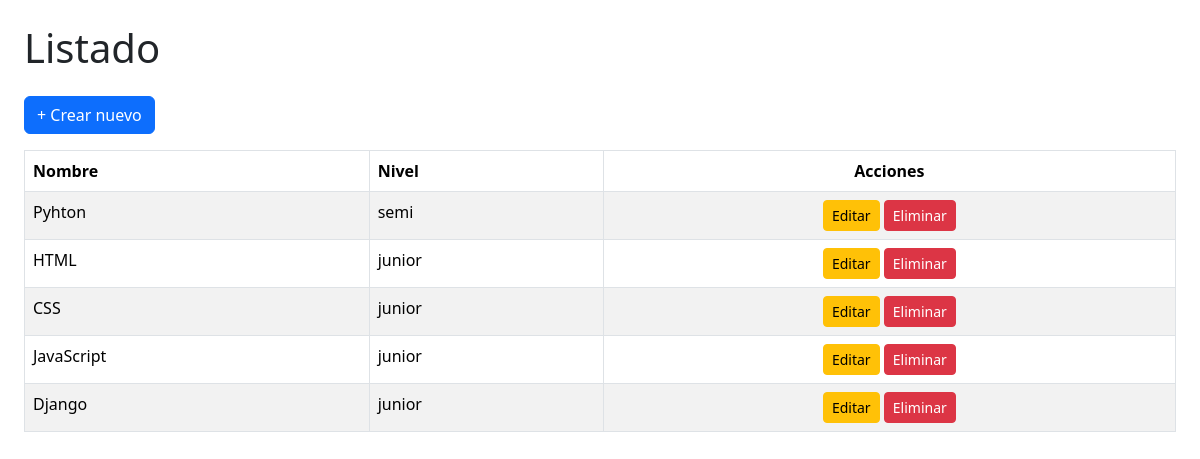
The app's page /lenguajes/ with its own data.
### app/models.py (models this page shows, shortened)
class Lenguaje(models.Model):
    nombre = models.CharField(max_length=100)
    nivel = models.CharField(max_length=20, choices=Habilidad.SENIORITY)

### app/views.py (the view)
# urls.py: path("lenguajes/", views.listar_lenguaje, name="lenguaje_listar"),
def listar_lenguaje(request):
    return listar(request, Lenguaje, "lenguajes/listar.html")

### app/templatetags/extras.py (called while the page is built)
@register.filter
def dictlookup(obj, key):
    return getattr(obj, key, "")

### app/views.py (called while the page is built)
def listar(request, modelo, template):
    datos = modelo.objects.all()
    campos = [f.name for f in modelo._meta.fields if f.name != "id"]
    return render(request, template, {"datos": datos, "campos": campos})

### app/templates/lenguajes/listar.html (shortened to what this page needs)
{% load extras %}
<!DOCTYPE html>
<html lang="es">
<head>
    <link rel="stylesheet" href="https://cdn.jsdelivr.net/npm/bootstrap@5.3.2/dist/css/bootstrap.min.css">
</head>
<body class="p-4">
    <h1 class="mb-4">Listado</h1>
    <a href="crear/" class="btn btn-primary mb-3">+ Crear nuevo</a>
    {% if datos %}
        <table class="table table-bordered table-striped">
            <thead>
                <tr>
                    {% for campo in campos %}
                        <th>{{ campo|capfirst }}</th>
                    {% endfor %}
                    <th class="text-center">Acciones</th>
                </tr>
            </thead>
            <tbody>
                {% for item in datos %}
                <tr>
                    {% for campo in campos %}
                        <td>{{ item|dictlookup:campo }}</td>
                    {% endfor %}
                    <td class="text-center">
                        <a href="editar/{{ item.id }}/" class="btn btn-warning btn-sm">Editar</a>
                        <a href="eliminar/{{ item.id }}/" class="btn btn-danger btn-sm">Eliminar</a>
                    </td>
                </tr>
                {% endfor %}
            </tbody>
        </table>
    {% else %}
        <p>No hay registros.</p>
    {% endif %}
</body>
</html>

### records on screen
Lenguaje: campos "Pyhton" "semi"
Lenguaje: campos "HTML" "junior"
Lenguaje: campos "CSS" "junior"
Lenguaje: campos "JavaScript" "junior"
Lenguaje: campos "Django" "junior"

### other values on screen
{{ campo|capfirst }} "Nombre" "Nivel"
